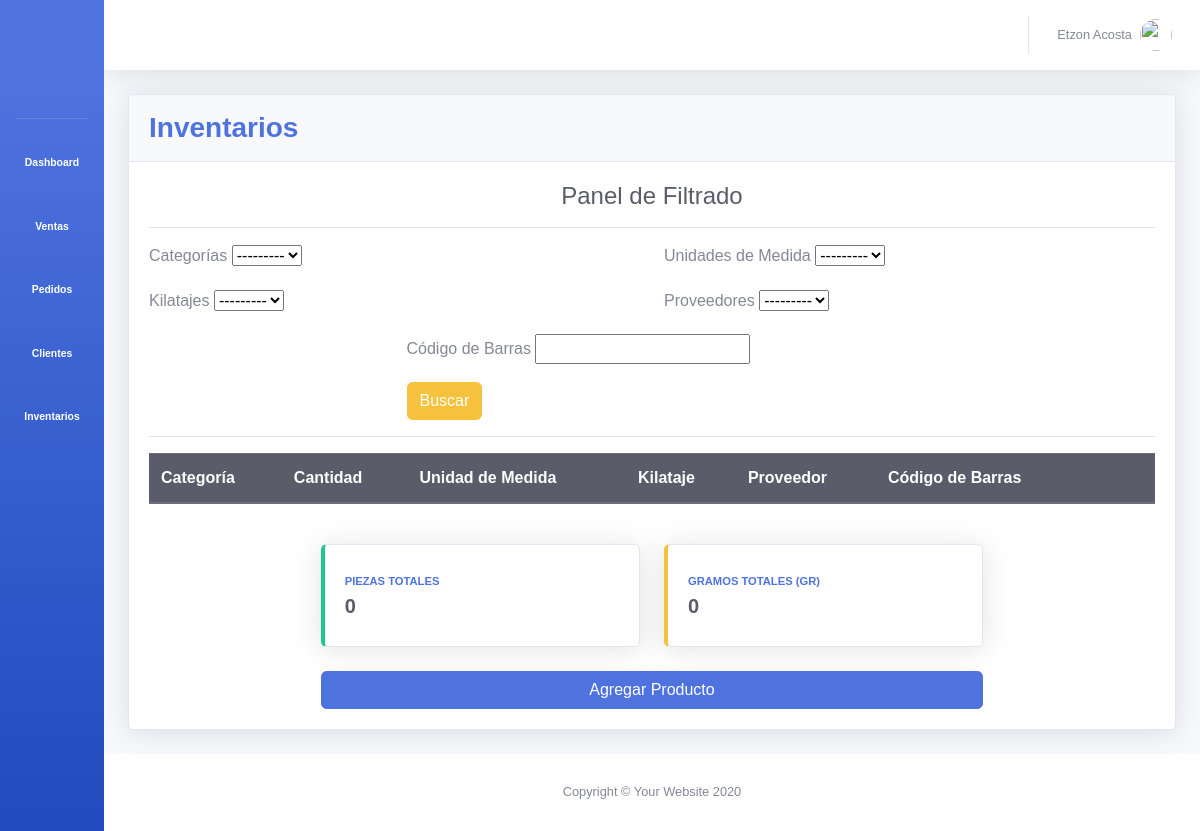
The page /inventarios/ on the database as committed earlier.
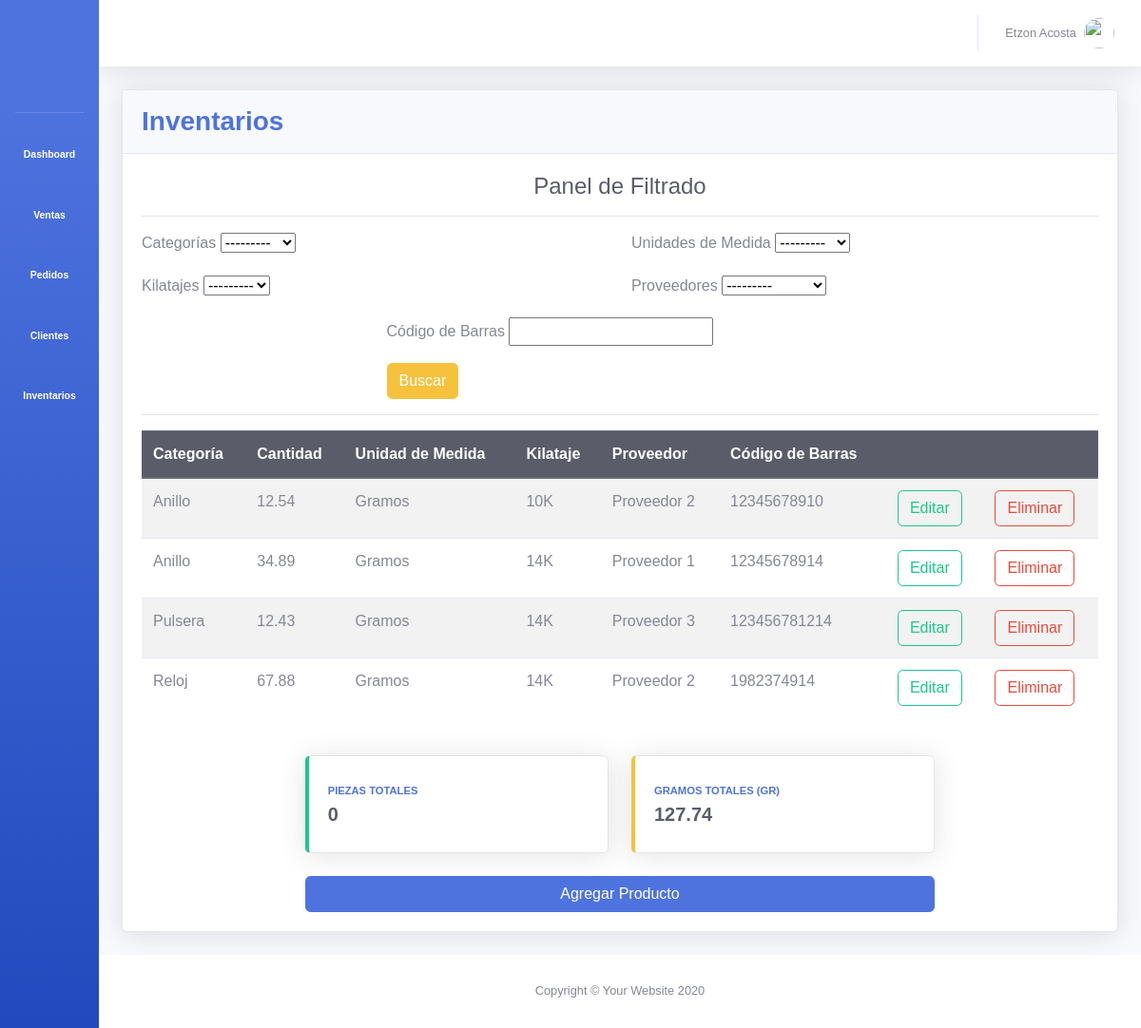
The same page on the database as committed later.
### inventarios/models.py (models this page shows, shortened)
class Category(models.Model):
	category_id = models.AutoField(primary_key=True)
	name = models.CharField(max_length=50)
	class Meta:
		db_table = 'categories'
		verbose_name = 'categorie'
	def __str__(self):
		return self.name

class UnitMeasurement(models.Model):
	unit_measurement_id = models.AutoField(primary_key=True)
	name = models.CharField(max_length=10)
	class Meta:
		db_table = 'units_measurements'
		verbose_name = 'units Measurement'
	def __str__(self):
		return self.name

class Kilate(models.Model):
	kilate_id = models.AutoField(primary_key=True)
	name = models.CharField(max_length=5)
	def __str__(self):
		return self.name

class Vendor(models.Model):
	vendor_id = models.AutoField(primary_key=True)
	name = models.CharField(max_length=50)
	phone = models.CharField(max_length=15)
	direction = models.CharField(max_length=50)
	def __str__(self):
		return self.name

class Product(models.Model):
	product_id = models.AutoField(primary_key=True)
	category = models.ForeignKey(Category, on_delete=models.CASCADE)
	quantity = models.FloatField(null=True)
	unit_measurement = models.ForeignKey(UnitMeasurement, on_delete=models.CASCADE)
	kilate = models.ForeignKey(Kilate, on_delete=models.CASCADE)
	vendor = models.ForeignKey(Vendor, on_delete=models.CASCADE)
	barcode = models.BigIntegerField(null=True)

### inventarios/views.py (the view)
# urls.py: path('inventarios/', include('inventarios.urls')),
def inventarios(request):
	products = Product.objects.all()
	filtros = ProductFilter(request.GET, queryset=products)
	products = filtros.qs
	gramos_totales = products.filter(unit_measurement__name='Gramos').aggregate(resultado_suma=Sum('quantity'))
	if gramos_totales['resultado_suma'] == None:
		gramos_totales['resultado_suma'] = 0
	gramos_totales['resultado_suma'] = round(gramos_totales['resultado_suma'], 2)
	piezas_totales = products.filter(unit_measurement__name='Piezas').aggregate(resultado_suma=Sum('quantity'))
	if piezas_totales['resultado_suma'] == None:
		piezas_totales['resultado_suma'] = 0
	piezas_totales['resultado_suma'] = round(piezas_totales['resultado_suma'])
	contexto = {'products': products, 'gramos_totales': gramos_totales, 'piezas_totales': piezas_totales, 'filtros': filtros}
	return render(request, 'inventarios/inventarios.html', contexto)

### inventarios/templates/inventarios/inventarios.html (shortened to what this page needs)
{% extends 'base.html' %}
{% load static %}
{% block css_variables %}
	<link rel="stylesheet" type="text/css" href="{% static '/css/Inventarios/main_inventarios.css' %}">
	<link rel="stylesheet" type="text/css" href="{% static '/css/Inventarios/crud_productos.css' %}">
{% endblock %}
{% block content %}
	<div class="row">
		<div class="col-xl-12">
		  <div class="card shadow mb-4">
		    <div class="card-header py-3">
		      <h3 class="m-0 font-weight-bold text-primary">Inventarios</h3>
		    </div>
		    <div class="card-body">
					<div class="row">
						<div class="col-xl-12 text-center">
							<span class="h4 text-dark">Panel de Filtrado</span>
						</div>
					</div>
					<hr>
					<div class="row">
						<div class="col-xl-12">
							<form method="GET" id="filtros">
								<div class="row">
									<div class="col-xl-6">
										<div class="form-group">
									    <label class="h6">Categorías</label>
									    {{ filtros.form.category }}
									  </div>
									</div>
									<div class="col-xl-6">
										<div class="form-group">
									    <label class="h6">Unidades de Medida</label>
									    {{ filtros.form.unit_measurement }}
									  </div>
									</div>
								</div>
								<div class="row">
									<div class="col-xl-6">
										<div class="form-group">
									  	<label class="h6">Kilatajes</label>
									    {{ filtros.form.kilate }}
									  </div>
									</div>
									<div class="col-xl-6">
										<div class="form-group">
									    <label class="h6">Proveedores</label>
									    {{ filtros.form.vendor }}
									  </div>
									</div>
								</div>
								<div class="row justify-content-center">
									<div class="col-xl-6">
										<div class="form-group">
									    <label class="h6">Código de Barras</label>
									    {{ filtros.form.barcode }}
									  </div>
									</div>
								</div>
								<div class="row justify-content-center">
									<div class="col-xl-6">
										<input type="submit" class="btn btn-warning" value="Buscar">
									</div>
								</div>
							</form>
						</div>
					</div>
					<hr>
					<div class="row">
						<div class="col-xl-12">
							<div class="table-responsive">
								<table class="table table-striped" id="tablaInventarios">
									<thead class="thead-dark">
										<tr>
											<th>Categoría</th>
											<th>Cantidad</th>
											<th>Unidad de Medida</th>
											<th>Kilataje</th>
											<th>Proveedor</th>
											<th>Código de Barras</th>
											<th></th>
											<th></th>
										</tr>
									</thead>
									<tbody>
										{% for product in products %}
											<tr>
												<td>{{ product.category }}</td>
												<td>{{ product.quantity }}</td>
												<td>{{ product.unit_measurement }}</td>
												<td>{{ product.kilate }}</td>
												<td>{{ product.vendor }}</td>
												<td>{{ product.barcode }}</td>
												<td>
														<a href="{% url 'actualiza_producto' product.product_id %}" class="btn btn-outline-success">Editar</a>
												</td>
												<td>
													<button id="{{ product.product_id }}" onclick="eliminarProductoModal(this.id)" type="button" class="btn btn-outline-danger" data-toggle="modal" data-target="#eliminaModal">
													  Eliminar
													</button>
												</td>
											</tr>
										{% endfor %}
									</tbody>
								</table>
							</div>
						</div>
					</div>
					<br>
					<div class="row justify-content-center">
						<div class="col-xl-4 col-md-6 mb-4">
				      <div class="card border-left-success shadow h-100 py-2">
				        <div class="card-body">
				          <div class="row no-gutters align-items-center">
				            <div class="col mr-2">
				              <div class="text-xs font-weight-bold text-primary text-uppercase mb-1">Piezas Totales</div>
				              <div class="h5 mb-0 font-weight-bold text-gray-800">{{ piezas_totales.resultado_suma }}</div>
				            </div>
				            <div class="col-auto">
				            	<i class="far fa-gem fa-2x text-gray-300"></i>
				            </div>
				          </div>
				        </div>
				      </div>
				    </div>
				    <div class="col-xl-4 col-md-6 mb-4">
				      <div class="card border-left-warning shadow h-100 py-2">
				        <div class="card-body">
				          <div class="row no-gutters align-items-center">
				            <div class="col mr-2">
				              <div class="text-xs font-weight-bold text-primary text-uppercase mb-1">Gramos Totales (gr)</div>
				              <div class="h5 mb-0 font-weight-bold text-gray-800">{{ gramos_totales.resultado_suma }}</div>
				            </div>
				            <div class="col-auto">
				            	<i class="fas fa-balance-scale fa-2x text-gray-300"></i>
				            </div>
				          </div>
				        </div>
				      </div>
				    </div>
					</div>
					<div class="row justify-content-center">
						<div class="col-xl-8">
							<a class="btn btn-primary" href="{% url 'agrega_producto' %}" id="add-item">Agregar Producto</a>
						</div>
					</div>
		    </div>
		  </div>
		</div>
	</div>
{% endblock %}

### templates/base.html (shortened to what this page needs)
{% load static %}
<!DOCTYPE html>
<html lang="en">
<head>
  <link href="{% static '/css/fontawesome/css/all.min.css' %}" rel="stylesheet" type="text/css">
  <link href="{% static '/css/sb-admin-2.min.css' %}" rel="stylesheet">
  <link rel="stylesheet" type="text/css" href="https://cdn.datatables.net/1.10.22/css/jquery.dataTables.min.css">
  <link rel="stylesheet" type="text/css" href="{% static '/css/base/main_base.css' %}">
  {% block css_variables %}{% endblock %}
</head>
<body id="page-top">
  <div id="wrapper">
    <ul class="navbar-nav bg-gradient-primary sidebar sidebar-dark accordion toggled" id="accordionSidebar">
      <br>
      <a class="sidebar-brand d-flex align-items-center justify-content-center" href="index.html">
        <div class="sidebar-brand-icon rotate-n-15">
          <i class="fas fa-laugh-wink"></i>
        </div>
      </a>
      <br>
      <hr class="sidebar-divider my-0">
      <li class="nav-item active">
        <a class="nav-link" href="{% url 'dashboard' %}">
          <i class="fas fa-fw fa-tachometer-alt"></i>
          <span>Dashboard</span></a>
      </li>
      <li class="nav-item active">
        <a class="nav-link" href="{% url 'ventas' %}">
          <i class="fas fa-dollar-sign"></i>
          <span>Ventas</span></a>
      </li>
      <li class="nav-item active">
        <a class="nav-link" href="{% url 'pedidos' %}">
          <i class="fas fa-box"></i>
          <span>Pedidos</span></a>
      </li>
      <li class="nav-item active">
        <a class="nav-link" href="{% url 'clientes' %}">
          <i class="fas fa-user-friends"></i>
          <span>Clientes</span></a>
      </li>
      <li class="nav-item active">
        <a class="nav-link" href="{% url 'inventarios' %}">
          <i class="far fa-gem"></i>
          <span>Inventarios</span></a>
      </li>
    </ul>
    <div id="content-wrapper" class="d-flex flex-column">
      <div id="content">
        <nav class="navbar navbar-expand navbar-light bg-white topbar mb-4 static-top shadow">
          <ul class="navbar-nav ml-auto">
            <li class="nav-item dropdown no-arrow">
              <a class="nav-link dropdown-toggle" href="#" id="userDropdown" role="button" data-toggle="dropdown" aria-haspopup="true" aria-expanded="false">
                <span class="mr-2 d-none d-lg-inline text-gray-600 small">Etzon Acosta</span>
                <img class="img-profile rounded-circle" src="https://source.unsplash.com/QAB-WJcbgJk/60x60">
              </a>
            </li>
          </ul>
        </nav>
        <div class="container-fluid">
          {% block content %}
          {% endblock %}
        </div>
      </div>
      <footer class="sticky-footer bg-white">
        <div class="container my-auto">
          <div class="copyright text-center my-auto">
            <span>Copyright &copy; Your Website 2020</span>
          </div>
        </div>
      </footer>
    </div>
  </div>
</body>
</html>

### static/css/base/main_base.css (style rules this page uses)
* { font-family: sans-serif; }

### static/css/inventarios/main_inventarios.css (style rules this page uses)
#add-item { width: 100%; }

Rows that differ between the two databases and show on the page:
added Category: category "---------"
added UnitMeasurement: unit_measurement "---------"
added Kilate: kilate "---------"
added Vendor: vendor "---------"
added Product: category "Anillo", quantity "12.54", unit_measurement "Gramos", kilate "10K", vendor "Proveedor 2", barcode "12345678910"
added Product: category "Anillo", quantity "34.89", unit_measurement "Gramos", kilate "14K", vendor "Proveedor 1", barcode "12345678914"
added Product: category "Pulsera", quantity "12.43", unit_measurement "Gramos", kilate "14K", vendor "Proveedor 3", barcode "123456781214"
added Product: category "Reloj", quantity "67.88", unit_measurement "Gramos", kilate "14K", vendor "Proveedor 2", barcode "1982374914"
Other text that changed with them:
{{ gramos_totales.resultado_suma }}: "0" → "127.74"
form field category: "---------" → (not shown)
form field unit_measurement: "---------" → (not shown)
form field kilate: "---------" → (not shown)
form field vendor: "---------" → (not shown)
